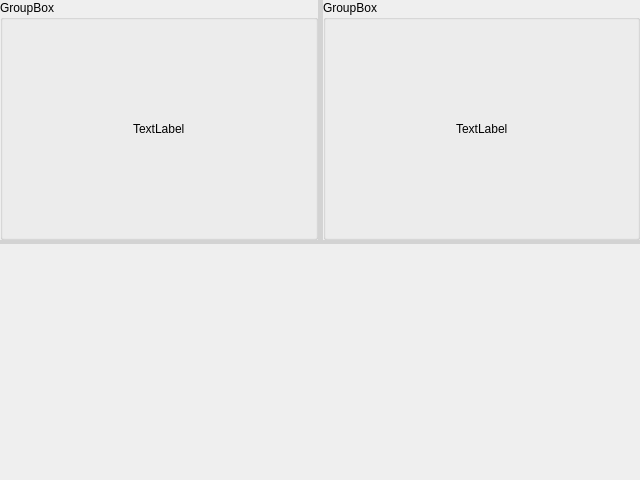
<?xml version="1.0" encoding="UTF-8"?>
<ui version="4.0">
 <class>BenchmarkViewer</class>
 <widget class="QWidget" name="BenchmarkViewer">
  <property name="geometry">
   <rect>
    <x>0</x>
    <y>0</y>
    <width>640</width>
    <height>480</height>
   </rect>
  </property>
  <property name="minimumSize">
   <size>
    <width>640</width>
    <height>480</height>
   </size>
  </property>
  <property name="windowTitle">
   <string>BenchmarkViewer</string>
  </property>
  <property name="autoFillBackground">
   <bool>false</bool>
  </property>
  <layout class="QVBoxLayout" name="verticalLayout">
   <property name="leftMargin">
    <number>0</number>
   </property>
   <property name="topMargin">
    <number>0</number>
   </property>
   <property name="rightMargin">
    <number>0</number>
   </property>
   <property name="bottomMargin">
    <number>0</number>
   </property>
   <item>
    <widget class="QSplitter" name="splitter_2">
     <property name="autoFillBackground">
      <bool>false</bool>
     </property>
     <property name="styleSheet">
      <string notr="true">QSplitter::handle {background-color: lightGray}</string>
     </property>
     <property name="orientation">
      <enum>Qt::Vertical</enum>
     </property>
     <widget class="QSplitter" name="splitter">
      <property name="sizePolicy">
       <sizepolicy hsizetype="Preferred" vsizetype="Preferred">
        <horstretch>0</horstretch>
        <verstretch>0</verstretch>
       </sizepolicy>
      </property>
      <property name="minimumSize">
       <size>
        <width>640</width>
        <height>240</height>
       </size>
      </property>
      <property name="autoFillBackground">
       <bool>false</bool>
      </property>
      <property name="orientation">
       <enum>Qt::Horizontal</enum>
      </property>
      <property name="handleWidth">
       <number>5</number>
      </property>
      <widget class="QGroupBox" name="groupBox">
       <property name="minimumSize">
        <size>
         <width>0</width>
         <height>0</height>
        </size>
       </property>
       <property name="title">
        <string>GroupBox</string>
       </property>
       <property name="flat">
        <bool>false</bool>
       </property>
       <layout class="QGridLayout" name="gridLayout">
        <item row="0" column="1">
         <widget class="QLabel" name="labelRGB">
          <property name="minimumSize">
           <size>
            <width>0</width>
            <height>0</height>
           </size>
          </property>
          <property name="text">
           <string>TextLabel</string>
          </property>
         </widget>
        </item>
        <item row="0" column="0">
         <spacer name="horizontalSpacer">
          <property name="orientation">
           <enum>Qt::Horizontal</enum>
          </property>
          <property name="sizeHint" stdset="0">
           <size>
            <width>40</width>
            <height>20</height>
           </size>
          </property>
         </spacer>
        </item>
        <item row="0" column="2">
         <spacer name="horizontalSpacer_2">
          <property name="orientation">
           <enum>Qt::Horizontal</enum>
          </property>
          <property name="sizeHint" stdset="0">
           <size>
            <width>40</width>
            <height>20</height>
           </size>
          </property>
         </spacer>
        </item>
       </layout>
      </widget>
      <widget class="QGroupBox" name="groupBox2">
       <property name="minimumSize">
        <size>
         <width>0</width>
         <height>0</height>
        </size>
       </property>
       <property name="title">
        <string>GroupBox</string>
       </property>
       <property name="flat">
        <bool>false</bool>
       </property>
       <layout class="QGridLayout" name="gridLayout_2">
        <item row="0" column="0">
         <spacer name="horizontalSpacer_3">
          <property name="orientation">
           <enum>Qt::Horizontal</enum>
          </property>
          <property name="sizeHint" stdset="0">
           <size>
            <width>40</width>
            <height>20</height>
           </size>
          </property>
         </spacer>
        </item>
        <item row="0" column="1">
         <widget class="QLabel" name="labelDepth">
          <property name="minimumSize">
           <size>
            <width>0</width>
            <height>0</height>
           </size>
          </property>
          <property name="text">
           <string>TextLabel</string>
          </property>
         </widget>
        </item>
        <item row="0" column="2">
         <spacer name="horizontalSpacer_4">
          <property name="orientation">
           <enum>Qt::Horizontal</enum>
          </property>
          <property name="sizeHint" stdset="0">
           <size>
            <width>40</width>
            <height>20</height>
           </size>
          </property>
         </spacer>
        </item>
       </layout>
      </widget>
     </widget>
     <widget class="QVTKWidget" name="qvtkWidget">
      <property name="sizePolicy">
       <sizepolicy hsizetype="Preferred" vsizetype="Expanding">
        <horstretch>0</horstretch>
        <verstretch>1</verstretch>
       </sizepolicy>
      </property>
      <property name="minimumSize">
       <size>
        <width>0</width>
        <height>0</height>
       </size>
      </property>
     </widget>
    </widget>
   </item>
  </layout>
 </widget>
 <customwidgets>
  <customwidget>
   <class>QVTKWidget</class>
   <extends>QWidget</extends>
   <header>QVTKWidget.h</header>
  </customwidget>
 </customwidgets>
 <resources/>
 <connections/>
</ui>
